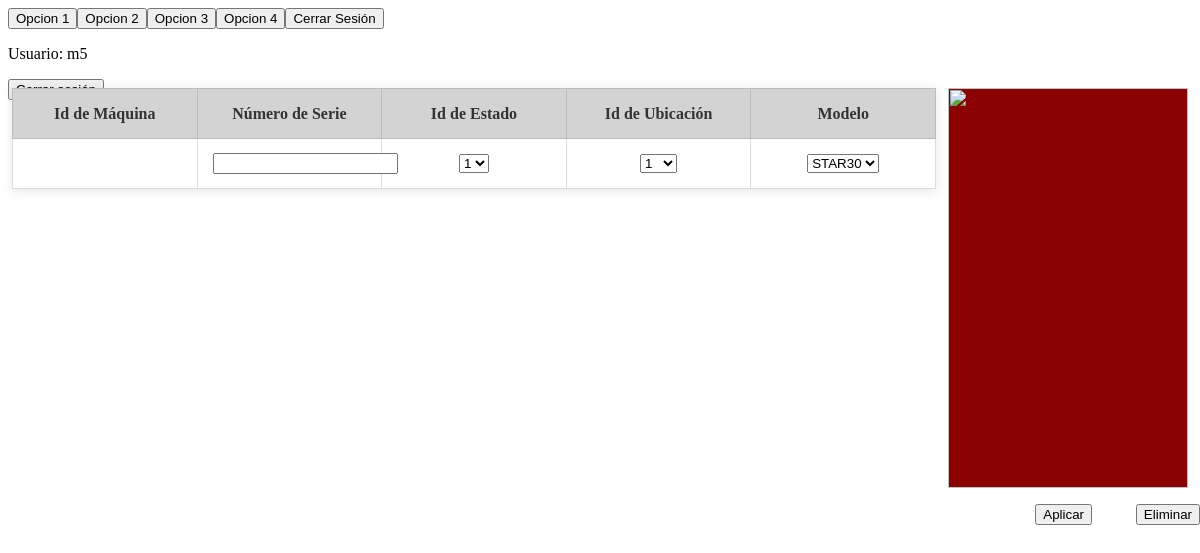
The app's page /m2/maquinas.php (signed in) with its own data.
### tables this page shows
CREATE TABLE menu(
		idmenu	INT AUTO_INCREMENT 	PRIMARY KEY,
    	modulo	VARCHAR(8)			NOT NULL,			 
        rol     VARCHAR(32)			NOT NULL,			 
		orden    INT 				NOT NULL,			 
		boton   VARCHAR(24) 		NOT NULL,   		 
		enlace  VARCHAR(128) 		DEFAULT '/m0test/wip.php'   
);

### clases/funciones.php (the view, shortened to what this page needs)
<?php
function crearMenu(PDO $conexion): string
{
    $user = $_SESSION['usuario'];
    $result = "";
    $rol = $_SESSION["rol"];
    $ssql = "SELECT boton, enlace FROM menu WHERE rol = :rol";
    $stmt = $conexion->prepare($ssql);
    $stmt->bindParam(":rol", $rol);
    $stmt->execute();
    $rows = $stmt->fetchAll(PDO::FETCH_ASSOC);
    $result .= "<header class='top'>";
    foreach ($rows as $row) {
        $nombre = $row['boton'];
        $enlace = APPROOT . $row['enlace'];
        $result .= "<button onclick='window.location.href=\"$enlace\"'>$nombre</button>";
    }
    $result .= "<button onclick=\"window.location.href='/topvending/login.php';\">Cerrar Sesión</button>";
    $result .= "<p class='nombre1'>"."Usuario: ".$user. "</p>" ."</header>";
    return $result;
}
?>

### records on screen
menu: boton "Opcion 1"
menu: boton "Opcion 2"
menu: boton "Opcion 3"
menu: boton "Opcion 4"

### other values on screen
$user "m5"
form field id_ubicacion "1"
form field modelo "STAR30"
